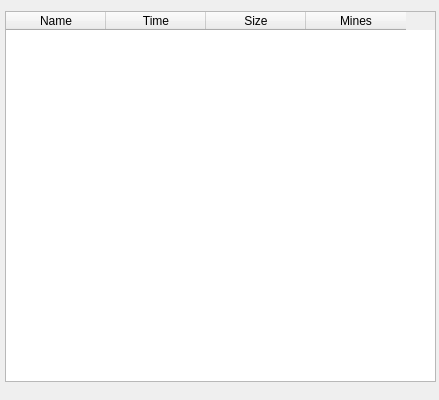
<?xml version="1.0" encoding="UTF-8"?>
<ui version="4.0">
 <class>Results</class>
 <widget class="QDialog" name="Results">
  <property name="geometry">
   <rect>
    <x>0</x>
    <y>0</y>
    <width>439</width>
    <height>400</height>
   </rect>
  </property>
  <property name="windowTitle">
   <string>Minesweeper - Results</string>
  </property>
  <widget class="QTableWidget" name="tableWidget">
   <property name="geometry">
    <rect>
     <x>5</x>
     <y>11</y>
     <width>431</width>
     <height>371</height>
    </rect>
   </property>
   <column>
    <property name="text">
     <string>Name</string>
    </property>
   </column>
   <column>
    <property name="text">
     <string>Time</string>
    </property>
   </column>
   <column>
    <property name="text">
     <string>Size</string>
    </property>
   </column>
   <column>
    <property name="text">
     <string>Mines</string>
    </property>
   </column>
  </widget>
 </widget>
 <resources/>
 <connections/>
</ui>
